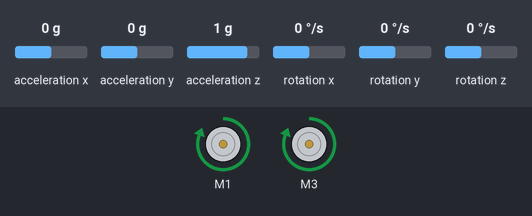
The sketch below on a simulated Arduino Uno, built with avr-gcc and run on an emulated ATmega328P. Parts: 2 × DC motor (green arrow = forward, orange = backward, longer = faster). Wiring (inferred from the names in the program): MPU-6050 motion sensor at I2C address 0x68. The inputs (shaded band) are chosen by the test bench; at power-on: acceleration x 0 g, acceleration y 0 g, acceleration z 1 g, rotation x 0 °/s, rotation y 0 °/s, rotation z 0 °/s.

Above: at 1.2 s.
1.3 s: acceleration x set to -1.4 g
At 3.4 s:
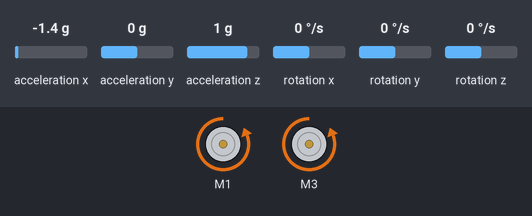
4.1 s: acceleration x set to 1.4 g
At 6.59 s:
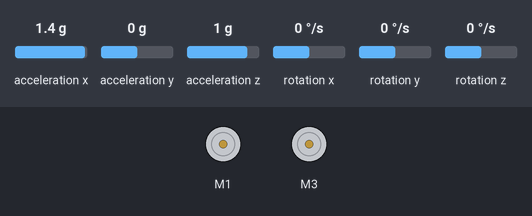
7.1 s: acceleration x set to -1.1 g
Timing chart, 0 to 10.1 s (numbered marks = the images above; inputs shaded):
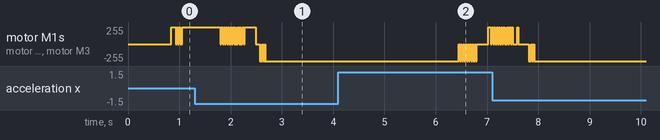

The sketch:

balansirReductor.ino
```cpp
#include <SoftwareSerial.h>
#include "motor.h"
#include "mpu6050.h"

// Начальное смещение нуля баланса
double zeroDeviation = 3;

// Уменьшаем частоту ШИМ
//до 200Гц или 60Гц

// 8 бит, 244,14 Гц
// для 5 и 6 пин
//TCCR0B = TCCR0B & 0b11111000 | 0x04;

// 8 бит, 61,04 Гц
//TCCR0B = TCCR0B & 0b11111000 | 0x05;

int i = 0;
uint32_t timer = micros();
uint32_t timer2;
double alfa = 0.001; // Коэффициент смешивания комплементарного фильтра
uint8_t f, b = 0; // Переменные для ШИМ-регуляции
int autobalance = 0; // Переменная, определяющая необходимость автобалансировки
float accelAngle = 0; // Угол наклона по акселерометру
float gyroAngle = 0; // Угол наклона по гироскопу
SoftwareSerial BTSerial (2, 3); // Настройка bluetooth


void setup() {
  motor1.setSpeed(255);
  motor2.setSpeed(255);
  setupGyro();
  Serial.begin(9600);
  BTSerial.begin(38400);
  stopEngine();
}

void loop() {

  // Логика балансировки
  // Если угол больше 1 - движение вперед, если меньше -1 - назад.
  if (gyroAngle > 1.0) {
    forward();
    autobalance++;

    // ШИМ регуляция
    if ((b > 2) && (gyroAngle < 5.0)) {
      b = 0;
      stopEngine();
    } else if ((b > 1) && (gyroAngle < 2.0)) {
      b = 0;
      stopEngine();
    }
    f = 0;
    b++;

  } else if (gyroAngle < -1.0) {
    backward();
    autobalance--;

    // ШИМ регуляция
    if ((f > 2) && (gyroAngle > -5.0))
    {
      f = 0;
      stopEngine();
    } else if ((f > 1) && (gyroAngle > -2.0)) {
      f = 0;
      stopEngine();
    }
    b = 0; f++;

  }
  else {
    stopEngine();
  }

  // Запрос данных с MPU-6050
  getData();

  // Расчет угла по показаниям акселерометра
  // с учетом корректировки точки равновесия balancing_zerro.
  accelAngle = (atan2(AcX, AcZ)) * RAD_TO_DEG + zeroDeviation;

  // Измерение наклона по Х.
  // Использование Комплементарного фильтра,
  alfa = 0.001;
  timer2 = timer;
  timer = micros();
  gyroAngle = (1 - alfa) * (gyroAngle - ((double)GyY * (double)(timer - timer2)) / 131000000.0) + alfa * accelAngle;

  // Автокоррекция нуля баланса
  if (autobalance < -1) {
    gyroAngle -= 0.08; // Быстро изменяем угол наклона
    zeroDeviation -= 0.006; // Коррекция нуля баланса с течением времени
    autobalance = 0;
  }
  if (autobalance > 1) {
    gyroAngle += 0.08;
    zeroDeviation += 0.006;
    autobalance = 0;
  }

  // Логирование в консоль
  i++;
  if(i == 500) {
    BTSerial.print("Угол наклона = "); BTSerial.println(gyroAngle);
//    BTSerial.print("Нуль баланса = "); BTSerial.println(zeroDeviation);
    i=0;
  }
}
```

motor.h
```cpp
#include <AFMotor.h>

AF_DCMotor motor1(1);
AF_DCMotor motor2(3);

// Направление движения условно и зависит от расположения проводов на двигателе
// Движение вперед
void forward()
{
  motor1.run(FORWARD);
  motor2.run(FORWARD);
}

// Движение назад
void backward()
{
  motor1.run(BACKWARD);
  motor2.run(BACKWARD);
}

// Остановка движения двигателей
void stopEngine()
{
  motor1.run(RELEASE);
  motor2.run(RELEASE);
}
```

mpu6050.h
```cpp
#include <Wire.h>

// Упрощеный I2C адрес нашего гироскопа/акселерометра MPU-6050
const int MPU_addr = 0x68;

// Переменные для хранения данных возвращаемых прибором
int16_t AcX, AcY, AcZ, Tmp, GyX, GyY, GyZ;

// Угол поворота вокруг оси Z
float Ang_;


// Считывание данных с mpu6050
void getData()
{
  Wire.beginTransmission(MPU_addr);
  Wire.write(0x3B);  //Готовим для чтения регистры  с адреса 0x3B.
  Wire.endTransmission(false);
  // Запрос 14 регистров.
  Wire.requestFrom(MPU_addr, 14, true);
  // 0x3B (ACCEL_XOUT_H) & 0x3C (ACCEL_XOUT_L)
  AcX = Wire.read() << 8 | Wire.read();
  // 0x3D (ACCEL_YOUT_H) & 0x3E (ACCEL_YOUT_L)
  AcY = Wire.read() << 8 | Wire.read();
  // 0x3F (ACCEL_ZOUT_H) & 0x40 (ACCEL_ZOUT_L)
  AcZ = Wire.read() << 8 | Wire.read();
  // 0x41 (TEMP_OUT_H) & 0x42 (TEMP_OUT_L)
  Tmp = Wire.read() << 8 | Wire.read();
  // 0x43 (GYRO_XOUT_H) & 0x44 (GYRO_XOUT_L)
  GyX = Wire.read() << 8 | Wire.read();
  // 0x45 (GYRO_YOUT_H) & 0x46 (GYRO_YOUT_L)
  GyY = Wire.read() << 8 | Wire.read();
  // 0x47 (GYRO_ZOUT_H) & 0x48 (GYRO_ZOUT_L)
  GyZ = Wire.read() << 8 | Wire.read();
}

// Запуск гироскопа
void setupGyro()
{
  Wire.begin();
  Wire.beginTransmission(MPU_addr);
  Wire.write(0x6B);  // Производим запись в регистр энергосбережения MPU-6050
  Wire.write(0);     // Устанавливем его в ноль
  Wire.endTransmission(true);
  Ang_ = 0;
}
```
